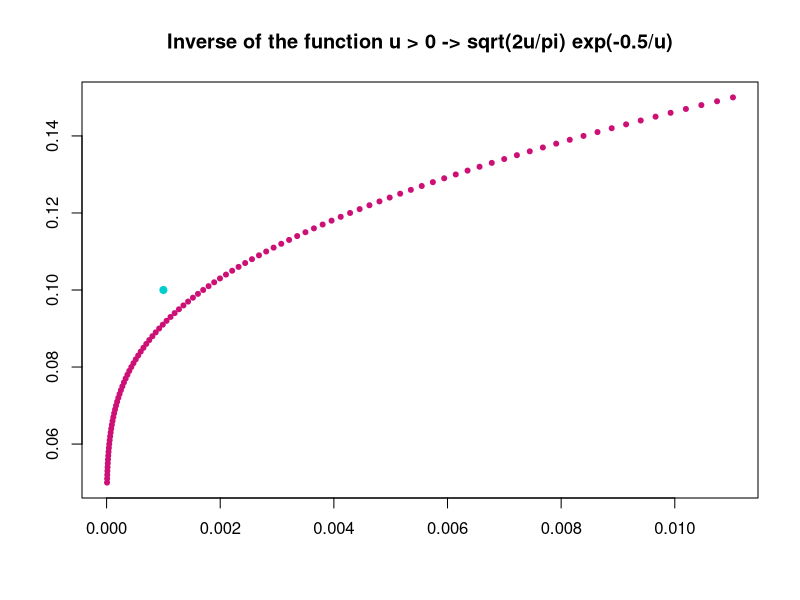
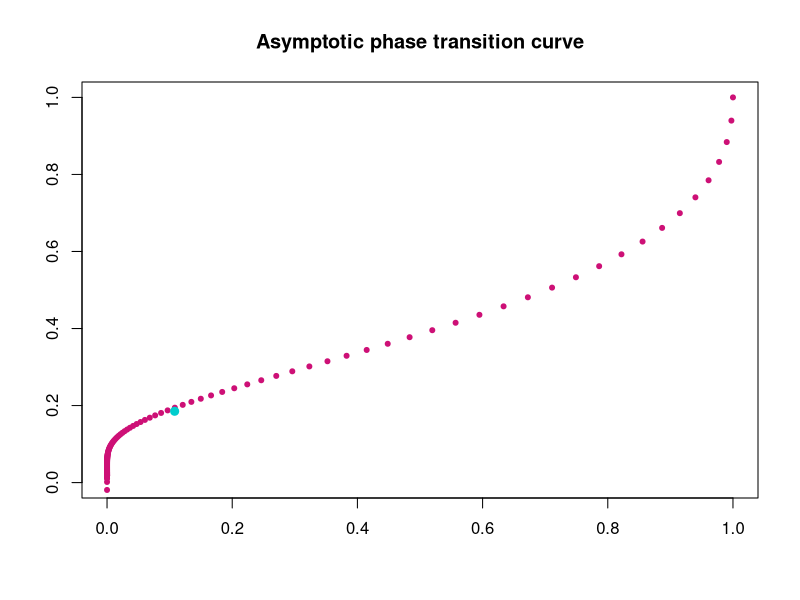

These figures' R source, in order:
## ---- chunk 1
knitr::opts_chunk$set(echo = FALSE)
## ---- chunk 2

w = sapply(seq(0.05, 0.15, by = 0.001), function(x) {sqrt(2*x/pi) * exp(-1/2/x)})
plot(w, seq(0.05, 0.15, by = 0.001), main = 'Inverse of the function u > 0 -> sqrt(2u/pi) exp(-0.5/u)',  
     xlab = "", ylab = "", pch = 20, col = 'deeppink3')
points(0.001, 0.1, col = 'cyan3', lwd = 3, pch = 20)
## ---- chunk 3
phibar = function(x) {1 - pnorm(x)}

n0 = 270
d = function(x) {2*dnorm(x) / (x + 2*(dnorm(x) - x*phibar(x)))}
p = function(x) {(dnorm(x) - x * phibar(x)) / dnorm(x)}

v = sapply(seq(0, 8, by = 0.05), function(x) {return(c(d(x), p(x)))})
plot(v[1,], v[2,], ylim = c(0,1), col = 'deeppink3', pch = 20,  
     xlab = '', ylab = '', main = 'Asymptotic phase transition curve')                                  

points(n0/2500, 50/n0, col = 'cyan3', pch = 20, lwd = 4)
